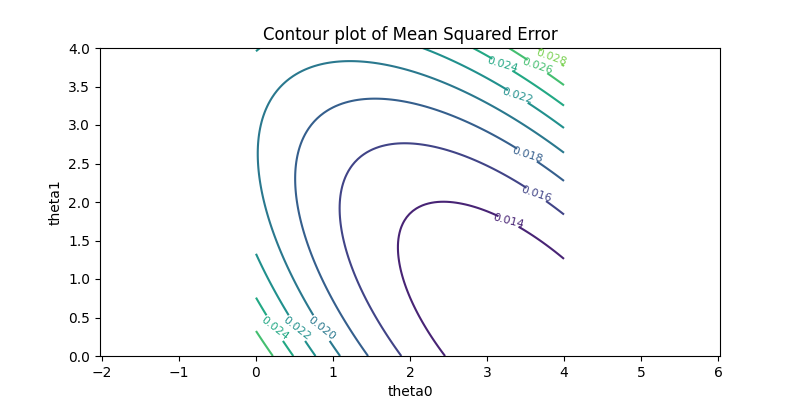

Write Python code to recreate this figure.
import numpy as np
import matplotlib.pyplot as plt

plt.rcParams['figure.figsize'] = [8, 4]

import pandas as pd
from sklearn import datasets

def f(theta, X):
    # [your work!]
    return 0.4638 + theta[0] * X.iloc[:, 0] + theta[1] * X.iloc[:, 1]

def mean_squared_error(theta, X, y):
    # [your work!]
    y_pred = f(theta, X)
    return 1 / (2 * len(y)) * np.sum((y - y_pred) ** 2) 

def mse_gradient(theta, X, y):
    # [your work!]
    return np.sum((f(theta, X) - y) * X.T, axis=1).values # vs np.mean

# Load the diabetes dataset
X, y = datasets.load_diabetes(return_X_y=True, as_frame=True)
# Collect 20 data points and use bmi and bp dimension
X_train = X.iloc[-20:].loc[:, ['bmi', 'bp']]
y_train = y.iloc[-20:] / 300

tolerance = 1e-6
step_size = 4e-1
theta =  np.array([0,0]) # [your work!] np.array([0,0]) or np.array([4,4]) for (1.c)
theta_prev = np.array([1,1])
opt_pts = [theta]
opt_grads = []
# [your work!]
iter = 0
while np.linalg.norm(theta - theta_prev) > tolerance:
    # [your work!]
    if iter % 100 == 0:
        print('Iteration %d. MSE: %.6f' % (iter, mean_squared_error(theta, X_train, y_train)))
    if iter == 10:
        theta_mid = theta
    theta_prev = theta
    gradient = mse_gradient(theta, X_train, y_train)
    theta = theta_prev - step_size * gradient
    opt_pts += [theta]
    opt_grads += [gradient]
    iter += 1
print("Optimal Theta:", theta)

theta0_grid = np.linspace(0,4,101)
theta1_grid = np.linspace(0,4,101)


t0,t1 = np.meshgrid(theta0_grid, theta1_grid)
# Initialize J_grid to store the MSE values
J_grid = np.zeros(t0.shape)

# Compute the MSE for each combination of theta0 and theta1
for i in range(t0.shape[0]):
    for j in range(t0.shape[1]):
        theta = np.array([t0[i, j], t1[i, j]])
        J_grid[i, j] = mean_squared_error(theta, X_train, y_train)
"""
contours = plt.contour(t0,t1, J_grid, 10)
print(J_grid)
# plt.clabel(contours)
plt.axis('equal')
plt.show()
"""

# Create the contour plot
contours = plt.contour(t0, t1, J_grid, 10, cmap='viridis')

# Add labels to the contours
plt.clabel(contours, inline=True, fontsize=8)

# Ensure equal aspect ratio for the axes
plt.axis('equal')

# Display the plot
plt.xlabel('theta0')
plt.ylabel('theta1')
plt.title('Contour plot of Mean Squared Error')
plt.savefig('1b.png')
plt.show()
